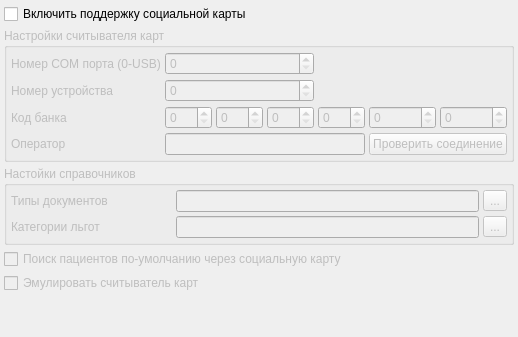
     <widget class="QWidget" name="tabSocCard">
      <attribute name="title">
       <string>Социальная карта</string>
      </attribute>
      <layout class="QVBoxLayout" name="verticalLayout">
       <property name="spacing">
        <number>4</number>
       </property>
       <property name="margin">
        <number>4</number>
       </property>
       <item>
        <widget class="QCheckBox" name="chkEnableSocCardSupport">
         <property name="text">
          <string>Включить поддержку социальной карты</string>
         </property>
        </widget>
       </item>
       <item>
        <widget class="QGroupBox" name="grpCardReaderSettings">
         <property name="enabled">
          <bool>false</bool>
         </property>
         <property name="title">
          <string>Настройки считывателя карт</string>
         </property>
         <layout class="QGridLayout" name="gridLayout_3">
          <property name="margin">
           <number>4</number>
          </property>
          <property name="spacing">
           <number>4</number>
          </property>
          <item row="2" column="4">
           <widget class="QSpinBox" name="sbIssBSC2">
            <property name="maximum">
             <number>255</number>
            </property>
           </widget>
          </item>
          <item row="2" column="3">
           <widget class="QSpinBox" name="sbIssBSC1">
            <property name="maximum">
             <number>255</number>
            </property>
           </widget>
          </item>
          <item row="2" column="5">
           <widget class="QSpinBox" name="sbIssBSC3">
            <property name="maximum">
             <number>255</number>
            </property>
           </widget>
          </item>
          <item row="0" column="2" colspan="3">
           <widget class="QSpinBox" name="sbPortNumber">
            <property name="toolTip">
             <string>&lt;!DOCTYPE HTML PUBLIC &quot;-//W3C//DTD HTML 4.0//EN&quot; &quot;http://www.w3.org/TR/REC-html40/strict.dtd&quot;&gt;
&lt;html&gt;&lt;head&gt;&lt;meta name=&quot;qrichtext&quot; content=&quot;1&quot; /&gt;&lt;style type=&quot;text/css&quot;&gt;
p, li { white-space: pre-wrap; }
&lt;/style&gt;&lt;/head&gt;&lt;body style=&quot; font-family:'Sans Serif'; font-size:9pt; font-weight:400; font-style:normal;&quot;&gt;
&lt;p style=&quot; margin-top:0px; margin-bottom:0px; margin-left:0px; margin-right:0px; -qt-block-indent:0; text-indent:0px;&quot;&gt;&lt;span style=&quot; font-size:8pt;&quot;&gt;Номер COM-порта, к которому подключено устройство (&lt;/span&gt;&lt;span style=&quot; font-size:8pt; font-weight:600;&quot;&gt;0&lt;/span&gt;&lt;span style=&quot; font-size:8pt;&quot;&gt; – для USB-картридера)&lt;/span&gt;&lt;/p&gt;&lt;/body&gt;&lt;/html&gt;</string>
            </property>
           </widget>
          </item>
          <item row="2" column="6">
           <widget class="QSpinBox" name="sbIssBSC4">
            <property name="maximum">
             <number>255</number>
            </property>
           </widget>
          </item>
          <item row="4" column="2" colspan="4">
           <widget class="QLineEdit" name="edtOperatorId"/>
          </item>
          <item row="2" column="7">
           <widget class="QSpinBox" name="sbIssBSC5">
            <property name="maximum">
             <number>255</number>
            </property>
           </widget>
          </item>
          <item row="1" column="2" colspan="3">
           <widget class="QSpinBox" name="sbDevId">
            <property name="maximum">
             <number>655362</number>
            </property>
           </widget>
          </item>
          <item row="4" column="6" colspan="2">
           <widget class="QPushButton" name="btnSocCardTest">
            <property name="text">
             <string>Проверить соединение</string>
            </property>
           </widget>
          </item>
          <item row="2" column="2">
           <widget class="QSpinBox" name="sbIssBSC0">
            <property name="maximum">
             <number>255</number>
            </property>
           </widget>
          </item>
          <item row="0" column="0">
           <widget class="QLabel" name="lblPortNumber">
            <property name="minimumSize">
             <size>
              <width>130</width>
              <height>0</height>
             </size>
            </property>
            <property name="text">
             <string>Номер COM порта (0-USB)</string>
            </property>
           </widget>
          </item>
          <item row="1" column="0">
           <widget class="QLabel" name="lblDevIdl">
            <property name="minimumSize">
             <size>
              <width>130</width>
              <height>0</height>
             </size>
            </property>
            <property name="text">
             <string>Номер устройства</string>
            </property>
           </widget>
          </item>
          <item row="2" column="0">
           <widget class="QLabel" name="lblIssBSC">
            <property name="minimumSize">
             <size>
              <width>130</width>
              <height>0</height>
             </size>
            </property>
            <property name="text">
             <string>Код банка</string>
            </property>
           </widget>
          </item>
          <item row="4" column="0">
           <widget class="QLabel" name="lblOperatorId">
            <property name="minimumSize">
             <size>
              <width>130</width>
              <height>0</height>
             </size>
            </property>
            <property name="text">
             <string>Оператор</string>
            </property>
           </widget>
          </item>
         </layout>
        </widget>
       </item>
       <item>
        <widget class="QGroupBox" name="grpCardRbSettings">
         <property name="enabled">
          <bool>false</bool>
         </property>
         <property name="title">
          <string>Настойки справочников</string>
         </property>
         <layout class="QGridLayout" name="gridLayout_4">
          <property name="margin">
           <number>4</number>
          </property>
          <property name="spacing">
           <number>4</number>
          </property>
          <item row="0" column="1">
           <widget class="QLineEdit" name="edtDocumentTypeRbFileName"/>
          </item>
          <item row="0" column="2">
           <widget class="QToolButton" name="btnSelectDocumentTypeRbFileName">
            <property name="text">
             <string>...</string>
            </property>
           </widget>
          </item>
          <item row="1" column="2">
           <widget class="QToolButton" name="btnSelectClientBenefitRbFileName">
            <property name="text">
             <string>...</string>
            </property>
           </widget>
          </item>
          <item row="0" column="0">
           <widget class="QLabel" name="lblDocumentTypeRbFileName">
            <property name="minimumSize">
             <size>
              <width>130</width>
              <height>0</height>
             </size>
            </property>
            <property name="text">
             <string>Типы документов                   </string>
            </property>
           </widget>
          </item>
          <item row="1" column="1">
           <widget class="QLineEdit" name="edtClientBenefitRbFileName"/>
          </item>
          <item row="1" column="0">
           <widget class="QLabel" name="lblClientBenefitRbFileName">
            <property name="minimumSize">
             <size>
              <width>130</width>
              <height>0</height>
             </size>
            </property>
            <property name="text">
             <string>Категории льгот</string>
            </property>
           </widget>
          </item>
         </layout>
        </widget>
       </item>
       <item>
        <widget class="QCheckBox" name="chkDefaultClientSearchUsingSocCard">
         <property name="enabled">
          <bool>false</bool>
         </property>
         <property name="text">
          <string>Поиск пациентов по-умолчанию через социальную карту</string>
         </property>
        </widget>
       </item>
       <item>
        <widget class="QCheckBox" name="chkCardReaderEmulation">
         <property name="enabled">
          <bool>false</bool>
         </property>
         <property name="text">
          <string>Эмулировать считыватель карт</string>
         </property>
        </widget>
       </item>
       <item>
        <spacer name="verticalSpacer_3">
         <property name="orientation">
          <enum>Qt::Vertical</enum>
         </property>
         <property name="sizeHint" stdset="0">
          <size>
           <width>20</width>
           <height>40</height>
          </size>
         </property>
        </spacer>
       </item>
      </layout>
     </widget>
